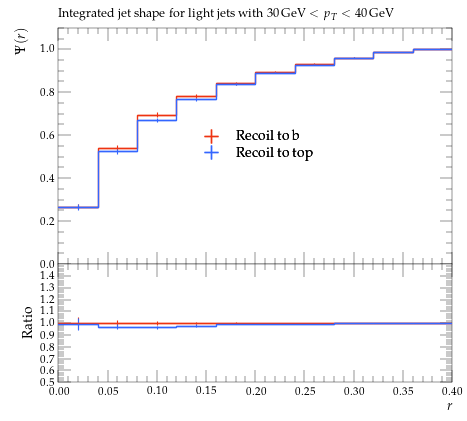

Python code for this plot:
#! /usr/bin/env python

# This Python script was auto-generated using YODA v2.0.2.
# Analysis object: /ATLAS_2013_I1243871/d01-x02-y02
# Timestamp: 06-08-2026 (15:14:30)

import matplotlib as mpl
import matplotlib.pyplot as plt
mpl.use('Agg') # comment out for interactive use
import os
import numpy as np

plotDir = os.path.split(os.path.realpath(__file__))[0]
if 'YODA_USER_PLOT_PATH' in globals():
    plot_outdir = globals()['YODA_USER_PLOT_PATH']
else:
    plot_outdir = plotDir

#plot style
plt.style.use(os.path.join(plotDir, '../default.mplstyle'))
# plot metadata
figW, figH = plt.rcParams['figure.figsize']
ax_xLabel = r'$r$'
ax_yLabel = r'$\Psi(r)$'
ax_title  = r'Integrated jet shape for light jets with $30\,\mathrm{GeV} < p_T < 40\,\mathrm{GeV}$'
ax_xScale = 'linear'
ax_yScale = 'linear'
xLims = (0.0, 0.4)
yLims = (0.0, 1.1)

# TeX-friendly labels for the legend
labels = {
    'legend' : ([ r"Recoil to b", r"Recoil to top" ], r""),
}

# Adjust canvas width and height
canvasW = 10.0
canvasH = 9.0
figW *= canvasW/10.
figH *= canvasH/9.

# Create figure and axis objects
fig, (ax, ratio0_ax) = plt.subplots(2, 1, sharex=True,
                  figsize=(figW,figH), gridspec_kw={'height_ratios': (6.0, 3.0)})

# Set figure margins
plt.subplots_adjust(
    left   = 1.0 * plt.rcParams['figure.subplot.left'],
    right  = 1.0 * plt.rcParams['figure.subplot.right'],
    top    = 1.0 * plt.rcParams['figure.subplot.top'],
    bottom = 1.0 * plt.rcParams['figure.subplot.bottom'])

ratio0_ax.yaxis.set_major_locator(mpl.ticker.MultipleLocator(0.1))
ratio0_ax.set_ylim(0.5, 1.4999)
ratio0_ax.set_ylabel('Ratio')

# the numerical data is stored in a separate file
dataf = dict()
prefix = os.path.split(__file__)[0]
if prefix:    prefix = prefix + '/'
exec(open(prefix+'d01-x02-y02__data.py').read(), dataf)


legend_handles = dict() # keep track of handles for the legend

# style options for curves
# starts at zorder>=5 to draw curve on top of legend
styles = {
  'recoil_b': {
    'color' : '#EE3311',
    'linestyle' : '-',
    'linewidth' : 1,
    'marker' : 'none',
    'markersize' : 2,
    'capsize' : 0.0,
    'zorder' : 5,
    'histstyle' : 1,
    'drawstyle' : 'steps-pre',
    'xerrorbars' : 1,
    'yerrorbars' : 1,
    'fillcolor' : None,
    'fillopacity' : 1.0,
    'ratio0_linestyle' : '-',
    'ratio0_linewidth' : 1,
    'ratio0_marker' : 'none',
    'ratio0_markersize' : 2,
    'ratio0_capsize' : 0.0,
    'ratio0_zorder' : 5,
    'ratio0_histstyle' : 1,
    'ratio0_drawstyle' : 'steps-pre',
    'ratio0_xerrorbars' : 1,
    'ratio0_yerrorbars' : 1,
  },
  'recoil_t': {
    'color' : '#3366FF',
    'linestyle' : '-',
    'linewidth' : 1,
    'marker' : 'none',
    'markersize' : 2,
    'capsize' : 0.0,
    'zorder' : 6,
    'histstyle' : 1,
    'drawstyle' : 'steps-pre',
    'xerrorbars' : 1,
    'yerrorbars' : 1,
    'fillcolor' : None,
    'fillopacity' : 1.0,
    'ratio0_linestyle' : '-',
    'ratio0_linewidth' : 1,
    'ratio0_marker' : 'none',
    'ratio0_markersize' : 2,
    'ratio0_capsize' : 0.0,
    'ratio0_zorder' : 6,
    'ratio0_histstyle' : 1,
    'ratio0_drawstyle' : 'steps-pre',
    'ratio0_xerrorbars' : 1,
    'ratio0_yerrorbars' : 1,
  },
}

# curve from input yoda files in main panel
for label, yvals in dataf['yvals'].items():
    if all(np.isnan(v) for v in dataf['yvals'][label]):
        continue
    tmp = None
    if styles[label]['histstyle']: # draw as histogram
        xpos = dataf['xedges'][label] if styles[label]['drawstyle'] else dataf['xpoints'][label]
        ypos = np.insert(yvals, 0, yvals[0]) if styles[label]['drawstyle'] else yvals
        if styles[label]['fillcolor']: # fill area below curve
            ax.fill_between(xpos, ypos, step='pre',
                            color=styles[label]['fillcolor'],
                            alpha=styles[label]['fillopacity'])
        tmp, = ax.plot(xpos, ypos,
                       color=styles[label]['color'],
                       linestyle=styles[label]['linestyle'],
                       linewidth=styles[label]['linewidth'],
                       drawstyle=styles[label]['drawstyle'], solid_joinstyle='miter',
                       zorder=styles[label]['zorder'], label=label)
    tmp = ax.errorbar(dataf['xpoints'][label], yvals,
                      xerr=np.array(dataf['xerrs'][label])*styles[label]['xerrorbars'],
                      yerr=np.array(dataf['yerrs'][label])*styles[label]['yerrorbars'],
                      fmt=styles[label]['marker'], capsize=styles[label]['capsize'],
                      markersize=styles[label]['markersize'],
                      ecolor=styles[label]['color'],
                      color=styles[label]['color'], zorder=styles[label]['zorder'])
    tmp[-1][0].set_linestyle(styles[label]['linestyle'])
    tmp[-1][0].set_linewidth(styles[label]['linewidth'])
    if label in dataf['add_legend_handle']:  legend_handles[label] = tmp
    for varLabel in dataf['variation_yvals'].keys():
        if varLabel.startswith(label):
            tmp, = ax.plot(dataf['xedges'][label], dataf['variation_yvals'][varLabel],
                           color=styles[label]['color'],
                           linestyle=styles[label]['linestyle'],
                           linewidth=styles[label]['linewidth'],
                           drawstyle='steps-pre', solid_joinstyle='miter',
                           zorder=styles[label]['zorder'], alpha=0.5)


# plots on ratio panel
# curve from input yoda files in ratio panel
for label, yvals in dataf['ratio0_yvals'].items():
    if all(np.isnan(v) for v in yvals):
        continue
    if styles[label]['ratio0_histstyle']: # plot as histogram
        xpos = dataf['xedges']['recoil_b'] if styles[label]['ratio0_drawstyle'] else dataf['xpoints']['recoil_b']
        ypos = np.insert(yvals, 0, yvals[0]) if styles[label]['ratio0_drawstyle'] else yvals
        ratio0_ax.plot(xpos, ypos,
                       color=styles[label]['color'],
                       linewidth=styles[label]['linewidth'],
                       linestyle=styles[label]['ratio0_linestyle'],
                       drawstyle=styles[label]['ratio0_drawstyle'], zorder=styles[label]['zorder'],
                       solid_joinstyle='miter')
    tmp = ratio0_ax.errorbar(dataf['xpoints']['recoil_b'], yvals,
                             xerr=np.array(dataf['ref_xerrs'])*styles[label]['ratio0_xerrorbars'],
                             yerr=np.array(dataf['ratio0_yerrs'][label])*styles[label]['ratio0_yerrorbars'],
                             fmt=styles[label]['ratio0_marker'], capsize=styles[label]['ratio0_capsize'],
                             markersize=styles[label]['ratio0_markersize'],
                             ecolor=styles[label]['color'],
                             color=styles[label]['color'])
    tmp[-1][0].set_linestyle(styles[label]['ratio0_linestyle'])
    tmp[-1][0].set_linewidth(styles[label]['ratio0_linewidth'])

    for varlabel in dataf['ratio0_variation_vals'].keys():
        if varlabel.startswith(label):
            ratio0_ax.plot(dataf['xedges']['recoil_b'],
                            dataf['ratio0_variation_vals'][varlabel],
                            color=styles[label]['color'],
                            linestyle=styles[label]['linestyle'],
                            linewidth=styles[label]['linewidth'],
                            drawstyle='steps-pre', solid_joinstyle='miter',
                            zorder=1, alpha=0.5)

legend_items = list(legend_handles.values())
ax.add_artist(ax.legend(legend_items,
                        labels['legend'][0],
                        title=labels['legend'][1],
                        alignment='left',
                        loc='center',
                        bbox_to_anchor=(0.5, 0.5)))

# set plot metadata as defined above
ratio0_ax.set_xlabel(ax_xLabel)
ratio0_ax.xaxis.set_label_coords(1., -0.15)
ax.set_ylabel(ax_yLabel, ha='right', va='top')
ax.yaxis.set_label_coords(-0.11, 1.0)
ax.set_title(ax_title, loc='left')
ax.set_xscale(ax_xScale)
ax.set_yscale(ax_yScale)
ax.set_xlim(xLims)
ax.set_ylim(yLims)

# tick formatting
plt.rcParams['xtick.top'] = True
plt.rcParams['ytick.right'] = True
fig.align_ylabels((ax, ratio0_ax))
plt.savefig(os.path.join(plot_outdir, 'd01-x02-y02.pdf'), format='PDF')
plt.savefig(os.path.join(plot_outdir, 'd01-x02-y02.png'), format='PNG')

plt.close(fig)
